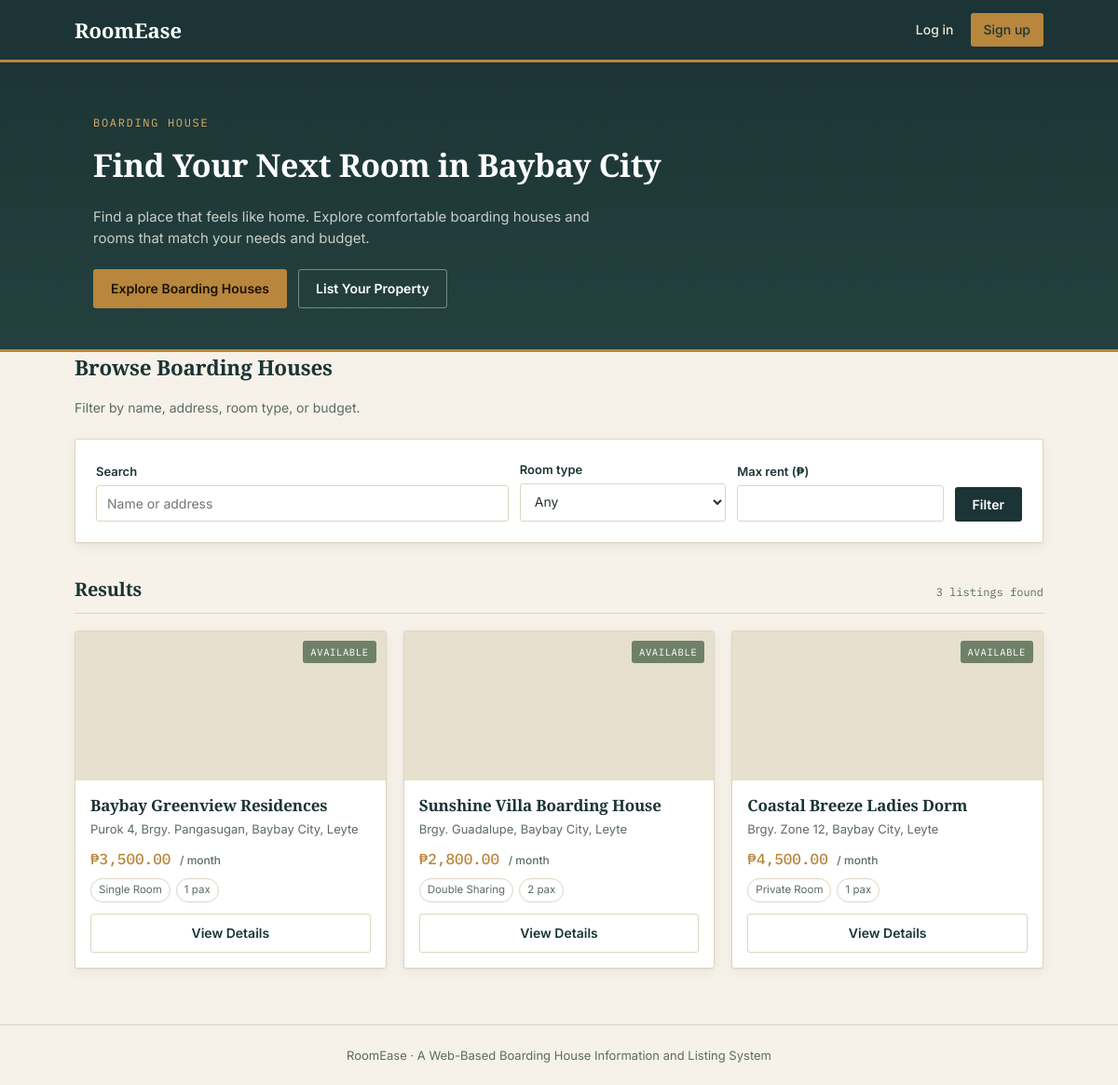
Page /boarder/browse.php on the committed database.
### tables this page shows
CREATE TABLE boarding_houses (
    boarding_house_id   INT AUTO_INCREMENT PRIMARY KEY,
    landlord_id         INT NOT NULL,
    name                VARCHAR(150) NOT NULL,
    address             TEXT NOT NULL,
    monthly_rent        DECIMAL(10, 2) NOT NULL,
    reservation_fee     DECIMAL(10, 2) DEFAULT NULL,
    room_type           VARCHAR(50) DEFAULT NULL,
    room_capacity       INT NOT NULL DEFAULT 1,
    availability_status ENUM('available', 'unavailable') NOT NULL DEFAULT 'available',
    moderation_status   ENUM('pending', 'approved', 'rejected') NOT NULL DEFAULT 'pending',
    rejection_reason    VARCHAR(500) DEFAULT NULL,
    moderated_at        TIMESTAMP NULL DEFAULT NULL,
    description         TEXT DEFAULT NULL,
    contact_number      VARCHAR(50) DEFAULT NULL,
    house_rules         TEXT DEFAULT NULL,
    created_at          TIMESTAMP NOT NULL DEFAULT CURRENT_TIMESTAMP,
    updated_at          TIMESTAMP NOT NULL DEFAULT CURRENT_TIMESTAMP ON UPDATE CURRENT_TIMESTAMP,
    CONSTRAINT fk_bh_landlord FOREIGN KEY (landlord_id)
        REFERENCES users(user_id) ON DELETE CASCADE
);

### includes/functions.php (called while the page is built, shortened)
<?php
function h($value)
{
    return htmlspecialchars($value ?? '', ENT_QUOTES, 'UTF-8');
}
function base_url($path = '')
{
    static $base = null;
    if ($base === null) {
        $script = $_SERVER['SCRIPT_NAME'] ?? '';
        $appRoot = preg_replace('#/(auth|landlord|boarder|admin)/[^/]*$#', '', $script);
        $base = $appRoot;
    }
    return $base . '/' . ltrim($path, '/');
}
function is_logged_in()
{
    return isset($_SESSION['user_id']);
}
function peso($amount)
{
    return '₱' . number_format((float) $amount, 2);
}

### boarder/browse.php (the view, shortened to what this page needs)
<?php
require __DIR__ . '/../config/db.php';
require __DIR__ . '/../includes/functions.php';
$q = trim($_GET['q'] ?? '');
$maxRent = $_GET['max_rent'] ?? '';
$where = ["bh.availability_status = 'available'", "bh.moderation_status = 'approved'"];
$params = [];
$countSql = "SELECT COUNT(*) FROM boarding_houses bh WHERE " . implode(' AND ', $where);
$countStmt = $pdo->prepare($countSql);
$countStmt->execute($params);
$totalCount = (int) $countStmt->fetchColumn();
$perPage = 6;
$page = isset($_GET['page']) && is_numeric($_GET['page']) ? (int) $_GET['page'] : 1;
$totalPages = max(1, (int) ceil($totalCount / $perPage));
$page = max(1, min($page, $totalPages));
$offset = ($page - 1) * $perPage;
$sql = "SELECT bh.*,
            (SELECT image_path FROM images img WHERE img.boarding_house_id = bh.boarding_house_id
                ORDER BY is_primary DESC, image_id ASC LIMIT 1) AS cover_photo
        FROM boarding_houses bh
        WHERE " . implode(' AND ', $where) . "
        ORDER BY bh.created_at DESC
        LIMIT " . (int) $perPage . " OFFSET " . (int) $offset;
$stmt = $pdo->prepare($sql);
$stmt->execute($params);
$listings = $stmt->fetchAll();
require __DIR__ . '/../includes/header.php';
?>
<div class="hero"
  style="margin: -26px calc(-50vw + 50%) 0; padding-left: calc(50vw - 50%); padding-right: calc(50vw - 50%);">
  <div class="container">
    <div class="eyebrow">Boarding House</div>
    <h1>Find Your Next Room in Baybay City</h1>
    <p>Find a place that feels like home. Explore comfortable boarding houses and rooms that match your needs and
      budget.</p>
    <div class="hero-actions">
      <a href="#listings" class="btn btn-brass">Explore Boarding Houses</a>
      <?php if (!is_logged_in()): ?>
        <a href="<?= base_url('auth/register.php') ?>" class="btn"
          style="background:transparent;color:#fff;border:1px solid rgba(255,255,255,0.4);">List Your Property</a>
      <?php endif; ?>
    </div>
  </div>
</div>
<section id="listings">
  <h1 style="margin-bottom:4px;">Browse Boarding Houses</h1>
  <p class="auth-sub">Filter by name, address, room type, or budget.</p>
</section>
<form method="get" class="panel panel-pad"
  style="display:grid; grid-template-columns: 2fr 1fr 1fr auto; gap:12px; align-items:end;">
  <div>
    <label for="q">Search</label>
    <input type="text" id="q" name="q" value="<?= h($q) ?>" placeholder="Name or address" style="margin-bottom:0;">
  </div>
  <div>
    <label for="room_type">Room type</label>
    <select id="room_type" name="room_type" style="margin-bottom:0;">
      <option value="">Any</option>
    </select>
  </div>
  <div>
    <label for="max_rent">Max rent (₱)</label>
    <input type="number" id="max_rent" name="max_rent" value="<?= h($maxRent) ?>" style="margin-bottom:0;">
  </div>
  <button type="submit" class="btn btn-primary">Filter</button>
</form>
<div class="section-head">
  <h2>Results</h2>
  <span class="count-tag"><?= $totalCount ?> listing<?= $totalCount === 1 ? '' : 's' ?> found</span>
</div>
<?php if (!$listings): ?>
  <div class="empty-state panel panel-pad">No listings match your search. Try widening your filters.</div>
<?php else: ?>
  <div class="listing-grid">
    <?php foreach ($listings as $l): ?>
      <div style="position:relative;">
      <a href="<?= base_url('boarder/view_listing.php?id=' . $l['boarding_house_id']) ?>" class="listing-card"
        style="text-decoration:none;color:inherit;">
        <div class="listing-photo"
          style="<?= $l['cover_photo'] ? "background-image:url('" . h(base_url($l['cover_photo'])) . "')" : '' ?>">
          <span class="status-badge status-available">Available</span>
        </div>
        <div class="listing-body">
          <h3><?= h($l['name']) ?></h3>
          <div class="listing-addr"><?= h($l['address']) ?></div>
          <div class="listing-rent"><?= peso($l['monthly_rent']) ?> <span>/ month</span></div>
          <div class="tag-row">
            <?php if ($l['room_type']): ?>
              <span class="tag"><?= h($l['room_type']) ?></span>
            <?php endif; ?>
            <span class="tag"><?= (int) $l['room_capacity'] ?> pax</span>
          </div>
          <span class="btn btn-ghost btn-block">View Details</span>
        </div>
      </a>
      </div>
    <?php endforeach; ?>
  </div>
<?php endif; ?>
<?php require __DIR__ . '/../includes/footer.php'; ?>

### includes/header.php (shortened to what this page needs)
<!DOCTYPE html>
<html lang="en">
<head>
  <link rel="stylesheet" href="<?= base_url('assets/css/style.css') ?>">
</head>
<body>
  <div class="topbar">
    <div class="container">
      <div class="brand"><a href="<?= base_url('boarder/browse.php') ?>" class="brand">
          RoomEase
        </a>
      </div>
      <nav class="nav">
        <?php if (is_logged_in()): ?>
          <?php if (current_role() === 'landlord'): ?>
            <a href="<?= base_url('landlord/dashboard.php') ?>">My Listings</a>
            <a href="<?= base_url('landlord/add_listing.php') ?>" class="btn-nav">+ Add Listing</a>
          <?php elseif (is_admin()): ?>
            <a href="<?= base_url('admin/dashboard.php') ?>">Admin Panel</a>
          <?php elseif (current_role() === 'boarder'): ?>
            <a href="<?= base_url('boarder/saved.php') ?>">Saved</a>
          <?php endif; ?>
          <span class="role-tag"><?= h(current_role()) ?></span>
          <a href="<?= base_url('auth/profile.php') ?>">Profile</a>
          <a href="<?= base_url('auth/logout.php') ?>">Log out</a>
        <?php else: ?>
          <a href="<?= base_url('auth/login.php') ?>">Log in</a>
          <a href="<?= base_url('auth/register.php') ?>" class="btn-nav">Sign up</a>
        <?php endif; ?>
      </nav>
    </div>
  </div>
  <div class="container" style="padding-top:26px;">

### includes/footer.php (shortened to what this page needs)
</div>
<footer>
  RoomEase &middot; A Web-Based Boarding House Information and Listing System
</footer>
</body>
</html>

### rows in the picture
boarding_houses: name "Baybay Greenview Residences", address "Purok 4, Brgy. Pangasugan, Baybay City, Leyte", monthly_rent "₱3,500.00", room_type "Single Room", room_capacity "1"
boarding_houses: name "Sunshine Villa Boarding House", address "Brgy. Guadalupe, Baybay City, Leyte", monthly_rent "₱2,800.00", room_type "Double Sharing", room_capacity "2"
boarding_houses: name "Coastal Breeze Ladies Dorm", address "Brgy. Zone 12, Baybay City, Leyte", monthly_rent "₱4,500.00", room_type "Private Room", room_capacity "1"

### other values in the picture
$totalCount "3"
